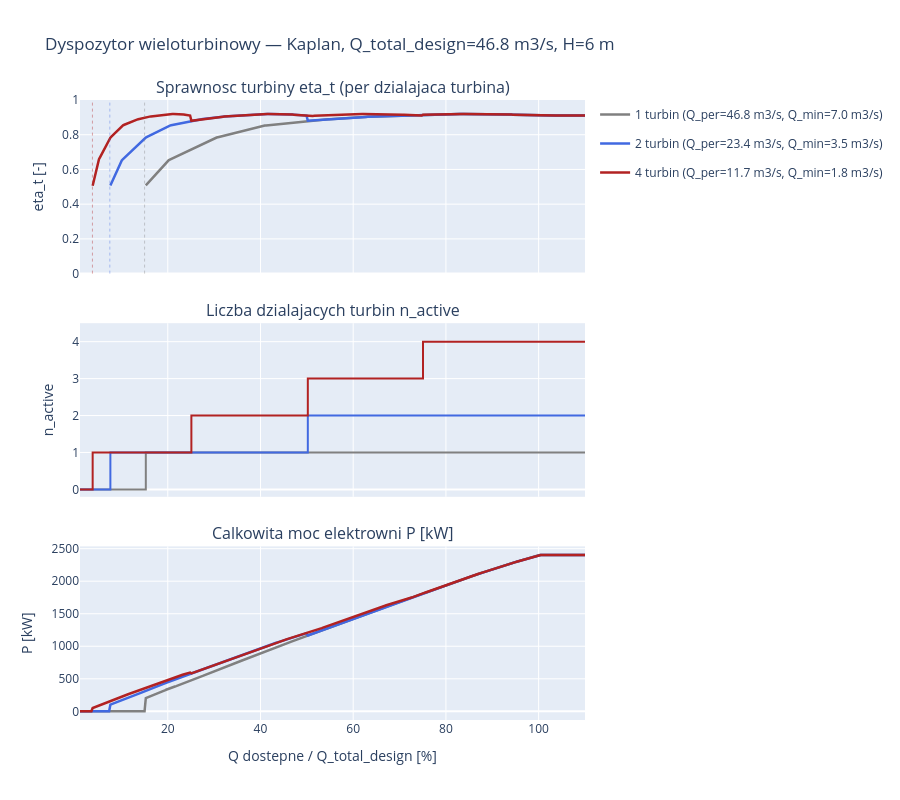

Notebook code cell kept with this figure:
### Markdown cell above
**Prompt do LLM:**
> *"Porownaj prace 1 turbiny vs 2 turbin vs 4 turbin dla tego samego calkowitego
> Q_design. Pokaz jak sprawnosc zmienia sie w funkcji Q/Q_total_design.
> Uzyj turbiny Kaplana."*

**Uzyte funkcje:** `src.turbine.dispatch_flow()`, `src.turbine.turbine_efficiency()`

### Code cell
Q_total_design = 46.8  # m3/s (calkowity przeplyw projektowy EW)
kaplan = TURBINE_CATALOG['kaplan']
Q_avail = np.linspace(0.5, Q_total_design * 1.1, 400)

configs = [(1, 'gray'), (2, 'royalblue'), (4, 'firebrick')]
results = {}
for n_turb, _ in configs:
    Q_per_des = Q_total_design / n_turb           # Q_design *per turbine*
    Q_min_per = kaplan.Q_ratio_min * Q_per_des    # Q_min *per turbine*
    Q_each, n_act = dispatch_flow(Q_avail, Q_per_des, n_turb, kaplan)
    # eta per running turbine (0 gdy n_act == 0 — plant stoi)
    Q_ratio = np.where(Q_per_des > 0, Q_each / Q_per_des, 0.0)
    eta = turbine_efficiency(Q_ratio, kaplan)
    eta = np.where(n_act > 0, eta, 0.0)            # twardy zero gdy plant stoi
    # Calkowita moc plantu (kW) — pelny lancuch energetyczny
    rho, g, H = 998, 9.81, 6.0; eta_g = 0.96  # eta_g stala (placeholder) — pelny model generatora w nb 08
    P_plant_kW = n_act * rho * g * Q_each * H * eta * eta_g / 1000.0
    results[n_turb] = dict(
        Q_per_des=Q_per_des, Q_min_per=Q_min_per,
        Q_each=Q_each, n_act=n_act, eta=eta, P_kW=P_plant_kW,
    )

# 3-panel plot: eta_per_turbine, n_active (step), total P_kW
fig = make_subplots(rows=3, cols=1, shared_xaxes=True,
    subplot_titles=[
        'Sprawnosc turbiny eta_t (per dzialajaca turbina)',
        'Liczba dzialajacych turbin n_active',
        'Calkowita moc elektrowni P [kW]',
    ], vertical_spacing=0.08)

x_pct = Q_avail / Q_total_design * 100
for n_turb, color in configs:
    r = results[n_turb]
    label = f'{n_turb} turbin (Q_per={r["Q_per_des"]:.1f} m3/s, Q_min={r["Q_min_per"]:.1f} m3/s)'
    # eta — None gdy n_act==0 (zeby nie laczyc kresek przez zero)
    eta_plot = np.where(r['n_act'] > 0, r['eta'], np.nan)
    fig.add_trace(go.Scatter(x=x_pct, y=eta_plot, mode='lines',
        name=label, line=dict(color=color, width=2.5),
        legendgroup=str(n_turb)), row=1, col=1)
    fig.add_trace(go.Scatter(x=x_pct, y=r['n_act'], mode='lines',
        line=dict(color=color, width=2, shape='hv'), showlegend=False,
        legendgroup=str(n_turb)), row=2, col=1)
    fig.add_trace(go.Scatter(x=x_pct, y=r['P_kW'], mode='lines',
        line=dict(color=color, width=2.5), showlegend=False,
        legendgroup=str(n_turb)), row=3, col=1)
    # Adnotacja punktu uruchomienia (gdy Q_avail == Q_min_per — 1 turbina rusza)
    Q_min_pct = r['Q_min_per'] / Q_total_design * 100
    fig.add_vline(x=Q_min_pct, line=dict(color=color, width=1, dash='dot'),
        opacity=0.4, row=1, col=1)

fig.update_xaxes(title_text='Q dostepne / Q_total_design [%]', row=3, col=1)
fig.update_yaxes(title_text='eta_t [-]', range=[0, 1], row=1, col=1)
fig.update_yaxes(title_text='n_active', range=[-0.2, max(c[0] for c in configs)+0.5], row=2, col=1)
fig.update_yaxes(title_text='P [kW]', row=3, col=1)
fig.update_layout(height=800, hovermode='x unified',
    title='Dyspozytor wieloturbinowy — Kaplan, Q_total_design=46.8 m3/s, H=6 m')
fig.show()

print('Klucze dla zrozumienia wykresow:')
print('  - Q_min_per_turbine = Q_ratio_min * Q_design_per_turbine')
print('    Wiecej turbin → mniejszy Q_design na turbine → mniejszy Q_min → plant rusza wczesniej.')
print('  - Skok eta przy Q = Q_design_per_turbine: dispatch przelacza n_active 1→2 itd.,')
print('    co rozklada przeplyw na wiecej turbin → kazda dziala blizej polowy mocy (mniejsza eta).')
print('  - Eta == 0 gdy Q_avail < Q_min_per_turbine: plant fizycznie stoi.')
print('  - Calkowita moc P_plant rosnie skokowo gdy uruchamia sie kolejna turbina.')

### Figure 1 — Plotly figure (JSON) as saved in the notebook; plotly's stock layout.template omitted (floating-point values rounded to 4 significant figures; data arrays with more than 128 entries replaced by an {"elided": "..."} marker saying what was removed)
{"data": [{"legendgroup": "1", "line": {"color": "gray", "width": 2.5}, "mode": "lines", "name": "1 turbin (Q_per=46.8 m3/s, Q_min=7.0 m3/s)", "type": "scatter", "x": {"elided": "400 float values"}, "xaxis": "x", "y": {"elided": "400 float values"}, "yaxis": "y"}, {"legendgroup": "1", "line": {"color": "gray", "shape": "hv", "width": 2}, "mode": "lines", "showlegend": false, "type": "scatter", "x": {"elided": "400 float values"}, "xaxis": "x2", "y": {"elided": "400 int values"}, "yaxis": "y2"}, {"legendgroup": "1", "line": {"color": "gray", "width": 2.5}, "mode": "lines", "showlegend": false, "type": "scatter", "x": {"elided": "400 float values"}, "xaxis": "x3", "y": {"elided": "400 float values"}, "yaxis": "y3"}, {"legendgroup": "2", "line": {"color": "royalblue", "width": 2.5}, "mode": "lines", "name": "2 turbin (Q_per=23.4 m3/s, Q_min=3.5 m3/s)", "type": "scatter", "x": {"elided": "400 float values"}, "xaxis": "x", "y": {"elided": "400 float values"}, "yaxis": "y"}, {"legendgroup": "2", "line": {"color": "royalblue", "shape": "hv", "width": 2}, "mode": "lines", "showlegend": false, "type": "scatter", "x": {"elided": "400 float values"}, "xaxis": "x2", "y": {"elided": "400 int values"}, "yaxis": "y2"}, {"legendgroup": "2", "line": {"color": "royalblue", "width": 2.5}, "mode": "lines", "showlegend": false, "type": "scatter", "x": {"elided": "400 float values"}, "xaxis": "x3", "y": {"elided": "400 float values"}, "yaxis": "y3"}, {"legendgroup": "4", "line": {"color": "firebrick", "width": 2.5}, "mode": "lines", "name": "4 turbin (Q_per=11.7 m3/s, Q_min=1.8 m3/s)", "type": "scatter", "x": {"elided": "400 float values"}, "xaxis": "x", "y": {"elided": "400 float values"}, "yaxis": "y"}, {"legendgroup": "4", "line": {"color": "firebrick", "shape": "hv", "width": 2}, "mode": "lines", "showlegend": false, "type": "scatter", "x": {"elided": "400 float values"}, "xaxis": "x2", "y": {"elided": "400 int values"}, "yaxis": "y2"}, {"legendgroup": "4", "line": {"color": "firebrick", "width": 2.5}, "mode": "lines", "showlegend": false, "type": "scatter", "x": {"elided": "400 float values"}, "xaxis": "x3", "y": {"elided": "400 float values"}, "yaxis": "y3"}], "layout": {"annotations": [{"font": {"size": 16}, "showarrow": false, "text": "Sprawnosc turbiny eta_t (per dzialajaca turbina)", "x": 0.5, "xanchor": "center", "xref": "paper", "y": 1.0, "yanchor": "bottom", "yref": "paper"}, {"font": {"size": 16}, "showarrow": false, "text": "Liczba dzialajacych turbin n_active", "x": 0.5, "xanchor": "center", "xref": "paper", "y": 0.64, "yanchor": "bottom", "yref": "paper"}, {"font": {"size": 16}, "showarrow": false, "text": "Calkowita moc elektrowni P [kW]", "x": 0.5, "xanchor": "center", "xref": "paper", "y": 0.28, "yanchor": "bottom", "yref": "paper"}], "height": 800, "hovermode": "x unified", "shapes": [{"line": {"color": "gray", "dash": "dot", "width": 1}, "opacity": 0.4, "type": "line", "x0": 15.0, "x1": 15.0, "xref": "x", "y0": 0, "y1": 1, "yref": "y domain"}, {"line": {"color": "royalblue", "dash": "dot", "width": 1}, "opacity": 0.4, "type": "line", "x0": 7.5, "x1": 7.5, "xref": "x", "y0": 0, "y1": 1, "yref": "y domain"}, {"line": {"color": "firebrick", "dash": "dot", "width": 1}, "opacity": 0.4, "type": "line", "x0": 3.75, "x1": 3.75, "xref": "x", "y0": 0, "y1": 1, "yref": "y domain"}], "title": {"text": "Dyspozytor wieloturbinowy — Kaplan, Q_total_design=46.8 m3/s, H=6 m"}, "xaxis": {"anchor": "y", "domain": [0.0, 1.0], "matches": "x3", "showticklabels": false}, "xaxis2": {"anchor": "y2", "domain": [0.0, 1.0], "matches": "x3", "showticklabels": false}, "xaxis3": {"anchor": "y3", "domain": [0.0, 1.0], "title": {"text": "Q dostepne / Q_total_design [%]"}}, "yaxis": {"anchor": "x", "domain": [0.72, 1.0], "range": [0, 1], "title": {"text": "eta_t [-]"}}, "yaxis2": {"anchor": "x2", "domain": [0.36, 0.64], "range": [-0.2, 4.5], "title": {"text": "n_active"}}, "yaxis3": {"anchor": "x3", "domain": [0.0, 0.28], "title": {"text": "P [kW]"}}}}
